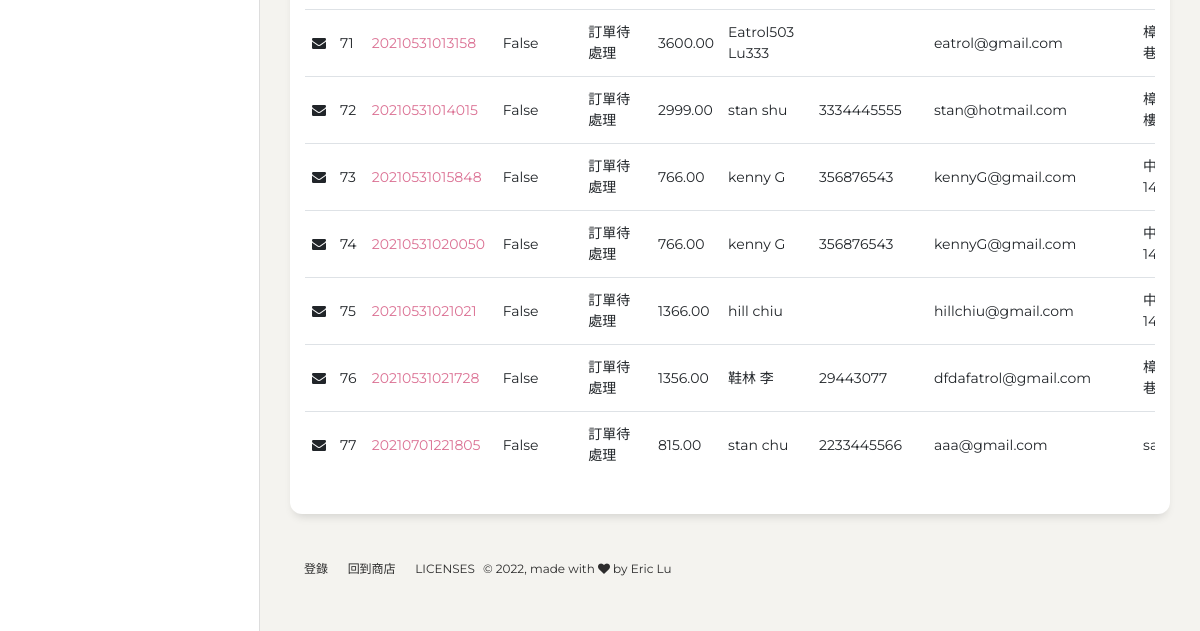
Before: /adminlistorder/ (lower part) with the older database file.
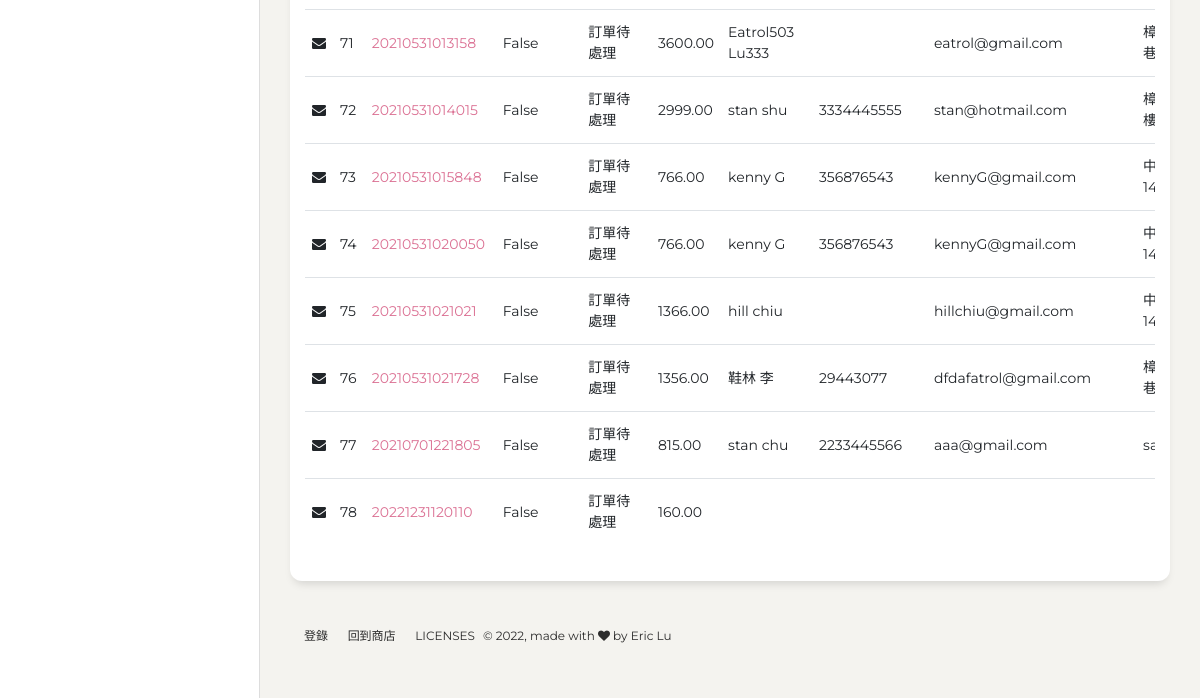
After: the same page with the newer database file.
### myapp/models.py (models this page shows, shortened)
class ericorder(models.Model):
	name = models.CharField(max_length=50, blank=True, default='')
	accept = models.BooleanField(default=False)
	status = models.CharField(max_length=100, null=True)
	price = models.DecimalField(max_digits=7, decimal_places=2)
	shoplist = models.CharField(max_length=100, null=True)
	shopqty = models.CharField(max_length=100, null=True)
	shopprice = models.CharField(max_length=100, null=True)
	cName = models.CharField(max_length=50, blank=True, default='')
	cPhone = models.CharField(max_length=50, blank=True, default='')
	cAddress = models.CharField(max_length=100, blank=True, default='')
	cMail = models.CharField(max_length=100, blank=True, default='')
	tradeinfo = models.CharField(max_length=1000, null=True)
	tradesha256 = models.CharField(max_length=1000, null=True)

### myapp/views.py (the view)
# urls.py: path('adminlistorder/',views.adminlistorder),
def adminlistorder(request):
    students = ericorder.objects.all().order_by('id')  #讀取資料表, 依 id 遞增排序
    return render(request,"admin_listorder.html",locals())

### templates/admin_listorder.html (shortened to what this page needs)
<!DOCTYPE html>
<html lang="en">
<head>
  <link href="https://maxcdn.bootstrapcdn.com/font-awesome/latest/css/font-awesome.min.css" rel="stylesheet">
  <link rel="stylesheet" href="https://cdn.jsdelivr.net/npm/bootstrap@4.5.3/dist/css/bootstrap.min.css">
  <link href="/static/assets/css/bootstrap.min.css" rel="stylesheet" />
  <link href="/static/assets/css/paper-dashboard.css?v=2.0.1" rel="stylesheet" />
  <link href="/static/assets/demo/demo.css" rel="stylesheet" />
</head>
<body class="">
  <div class="wrapper ">
    <div class="sidebar" data-color="white" data-active-color="danger">
    </div>
    <div class="main-panel">
      <div class="content">
        <div class="row">
          <div class="col-md-12">
	      <div class="card">
              <div class="card-body">
                <div class="table-responsive">
                  <table class="table table-hover">
                    <tbody>
                      {% for member in students %}
                      <tr class="">
                        <td> <i class="fa fa-envelope"></i> </td>
		                    <td style="width:40px;"> {{member.id}} </td>
                        <td> <a href="{% url 'adminformorder' member.id %}" style="color:palevioletred;"> {{member.name}} </a></td>
                        <td> {{member.accept}} </td>
                        <td> {{member.status}} </td>
                        <td> {{member.price}} </td>
                        <td> {{member.cName}} </td>
                        <td> {{member.cPhone}} </td>
                        <td> {{member.cMail}} </td>
                        <td> {{member.cAddress}} </td>
                      </tr>
                      {% endfor %}
                    </tbody>
                  </table>
                </div>
              </div>
            </div>
          </div>
      <footer class="footer footer-black  footer-white ">
        <div class="container-fluid">
          <div class="row">
            <nav class="footer-nav">
              <ul>
                <li><a href="#" target="_blank">登錄</a></li>
                <li><a href="/" target="_blank">回到商店</a></li>
                <li><a href="#" target="_blank">Licenses</a></li>
              </ul>
            </nav>
            <div class="credits ml-auto">
              <span class="copyright">
                © , made with <i class="fa fa-heart heart"></i> by Eric Lu
              </span>
            </div>
          </div>
        </div>
      </footer>
    </div>
  </div>
</body>
</html>

Changed rows visible on the page:
added ericorder: id "78", name "20221231120110", accept "False", status "訂單待處理", price "160.00"
